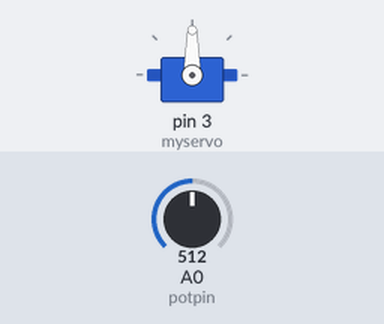
Recording of a sketch running on a simulated Arduino Uno, built with avr-gcc and run on an emulated ATmega328P. Shown: servo. The inputs (shaded band) are chosen by the test bench; at power-on: A0 (potpin) = 512.

Above: at 1.2 s.
1.3 s: A0 (potpin) set to 716
At 2.4 s:
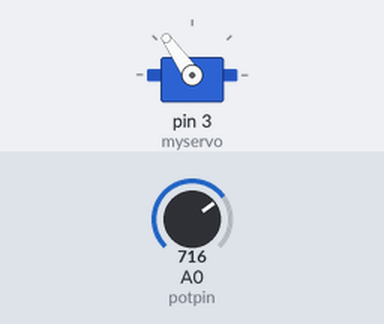
2.8 s: A0 (potpin) set to 900
At 3.3 s:
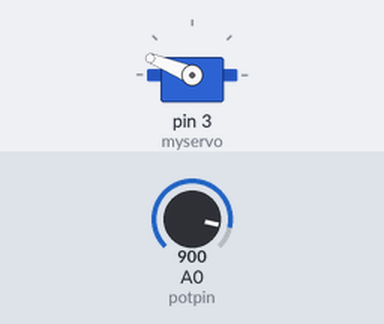
4.3 s: A0 (potpin) set to 1023
At 4.7 s:
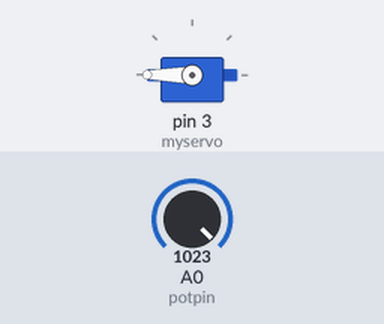
5.8 s: A0 (potpin) set to 306
At 6.8 s:
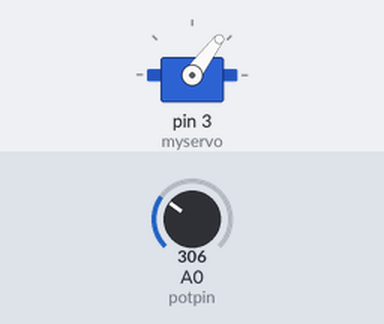
7.3 s: A0 (potpin) set to 122
At 8.2 s:
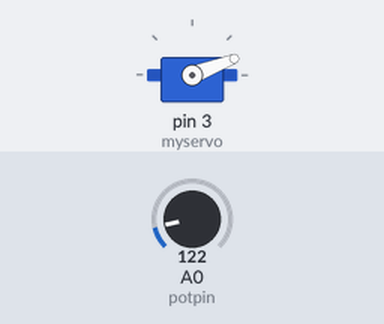
Timing chart, 0 to 9.8 s (numbered marks = the images above; inputs shaded):
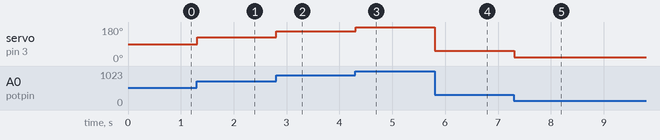

The sketch:

controle_servo_potentiometre.ino
```cpp
 /*
 Controle d'un servo moteur à partir d'un potentiomètre
 */
#include <Servo.h>

Servo myservo;  // create servo object to control a servo

int potpin = A0;  // analog pin used to connect the potentiometer
int val;    // variable to read the value from the analog pin

void setup() {
  myservo.attach(3);  // attaches the servo on pin 3 to the servo object
}
void loop() {
  val = analogRead(potpin);            // Lecture des valeurs du potentiomètre entre 0 et 1023
  val = map(val, 0, 1023, 0, 180);     // convertir les valeurs 0-1023 en 0-180
  myservo.write(val);                  // écriture de la valeur dans le servo
  delay(15); // temps d'attente
}
```

Measured:
- after the input at 1.3 s, servo on pin 3 (myservo): 90° → 125° at once
- after the input at 2.8 s, servo on pin 3 (myservo): 125° → 158° at once
- after the input at 4.3 s, servo on pin 3 (myservo): 158° → 180° at once
- after the input at 5.8 s, servo on pin 3 (myservo): 180° → 53° at once
- after the input at 7.3 s, servo on pin 3 (myservo): 53° → 21° at once
